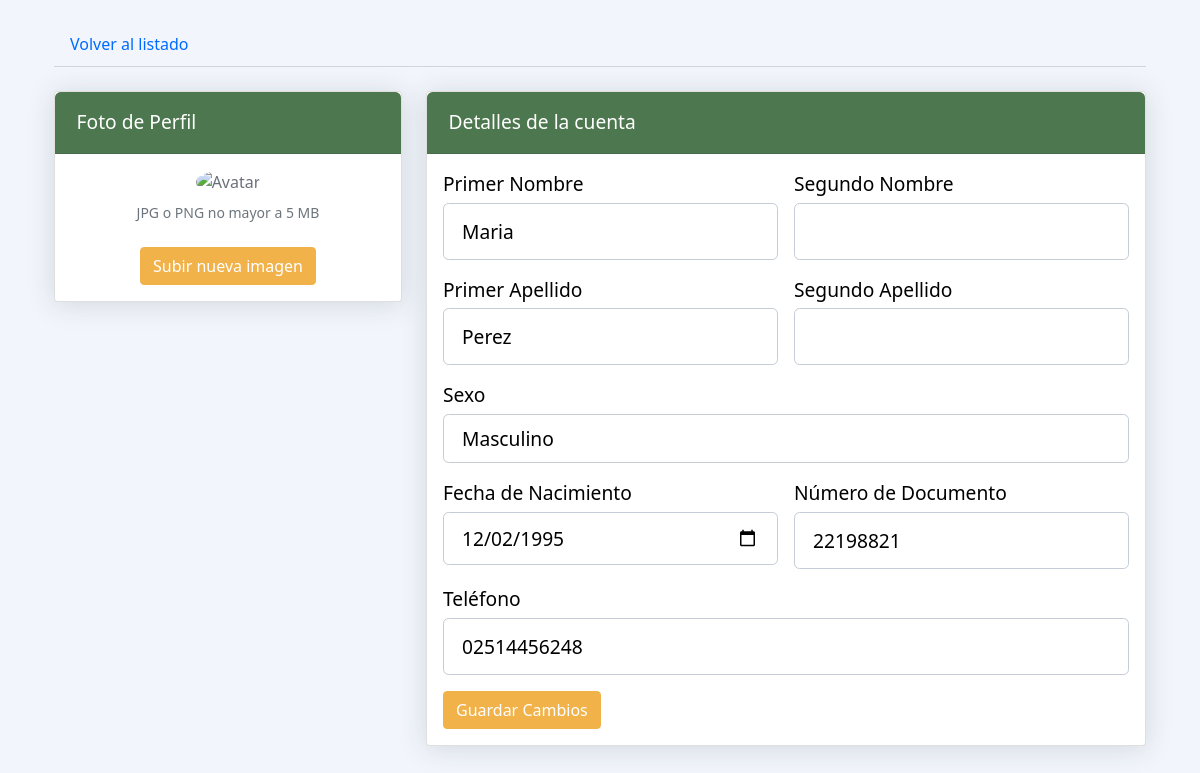
The app's page /app/vistas/modificar_usuario.php?id_usuario=27 (signed in), older data.
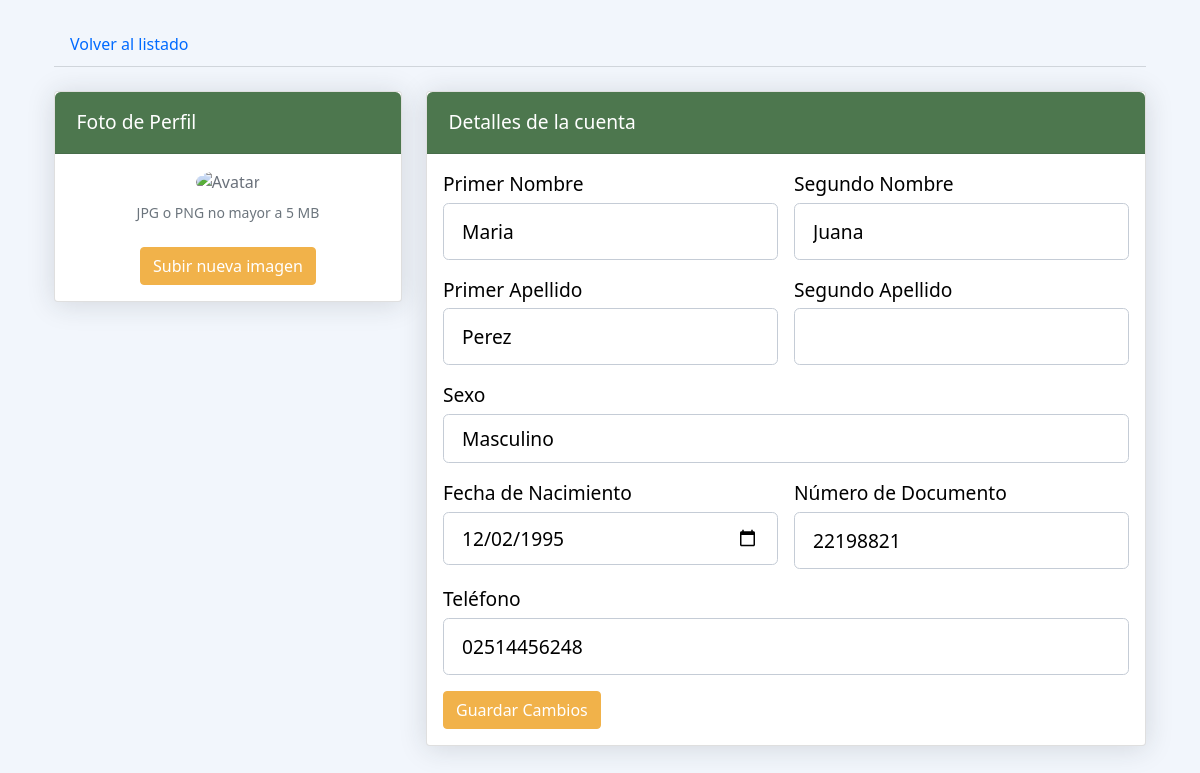
The same page, newer data.
### tables this page shows
CREATE TABLE `usuario` (
  `id_usuario` int(11) NOT NULL,
  `usuario` varchar(50) NOT NULL,
  `tipo_doc` enum('V','E','J','P') NOT NULL,
  `num_doc` varchar(12) NOT NULL,
  `correo` varchar(70) NOT NULL,
  `contraseña` varchar(34) NOT NULL,
  `nombre1` varchar(150) NOT NULL,
  `nombre2` varchar(150) DEFAULT NULL,
  `apellido1` varchar(150) NOT NULL,
  `apellido2` varchar(150) DEFAULT NULL,
  `foto` blob DEFAULT NULL,
  `fecha_nac` date NOT NULL,
  `telefono` varchar(15) NOT NULL,
  `sexo` enum('Masculino','Femenino') NOT NULL,
  `pregunta_s1` enum('NOMBRE DE MI MADRE','NOMBRE DE MI MASCOTA','NOMBRE DE MI PRIMER COLEGIO','NOMBRE DE MI PRIMER TRABAJO','NOMBRE DE MI PADRE') NOT NULL,
  `respuesta_1` varchar(150) NOT NULL,
  `pregunta_s2` enum('NOMBRE DE MI HERMANO MAYOR','DONDE NACIO SU MADRE','NOMBRE DE MEJOR AMIGO DE LA INFANCIA','PELICULA FAVORITA','SEGUNDO APELLIDO DE MI MADRE') NOT NULL,
  `respuesta_2` varchar(150) NOT NULL,
  `status` enum('activo','inactivo') NOT NULL
);

### app/controladores/listado_PacienteControlador.php (called while the page is built, shortened)
<?php
require_once __DIR__ . '/../modelos/listado_PacienteModelo.php';
require_once '../../config/conexion.php';
class listado_PacienteControlador
{
    private $listado_PacienteModelo;
    public function __construct()
    {
        global $conn;
        $this->listado_PacienteModelo = new listado_PacienteModelo($conn);
    }
    public function obtenerUsuarioPorId($id_usuario)
    {
        return $this->listado_PacienteModelo->buscarUsuarioPorId($id_usuario);
    }
}

### app/modelos/listado_PacienteModelo.php (called while the page is built, shortened)
<?php
class listado_PacienteModelo
{
    private $conn;
    public function __construct($conn)
    {
        $this->conn = $conn;
    }
    public function buscarUsuarioPorId($id_usuario)
    {
        try {
            $sql = $this->conn->prepare("SELECT * FROM usuario WHERE id_usuario = :id_usuario");
            $sql->bindParam(':id_usuario', $id_usuario, \PDO::PARAM_INT);
            $sql->execute();
            return $sql->fetch(\PDO::FETCH_ASSOC);
        } catch (\PDOException $e) {
            error_log("Error al buscar usuario por ID: " . $e->getMessage());
            return null;
        }
    }
}

### app/vistas/modificar_usuario.php (the view, shortened to what the changed rows need)
<?php
require_once __DIR__ . '/../controladores/listado_PacienteControlador.php';
$id_usuario = htmlspecialchars($_GET['id_usuario']);
$controller = new listado_PacienteControlador();
$usuario = $controller->obtenerUsuarioPorId($id_usuario);
?>
<!DOCTYPE html>
<html lang="en">
<head>
    <link href="https://cdn.jsdelivr.net/npm/bootstrap@5.0.1/dist/css/bootstrap.min.css" rel="stylesheet">
    <link rel="stylesheet" href="css/modificar.css">
</head>
<body>
    <div class="container-xl px-4 mt-4">
        <div class="row">
            <div class="col-xl-8">
                <div class="card mb-4">
                    <div class="card-body">
                        <form method="POST" action="">
                            <div class="row gx-3 mb-3">
                                <div class="col-md-6">
                                    <label class="small mb-1" for="nombre1">Primer Nombre</label>
                                    <input class="form-control" id="nombre1" name="nombre1" type="text" value="<?= htmlspecialchars($usuario['nombre1']) ?>" required>
                                </div>
                                <div class="col-md-6">
                                    <label class="small mb-1" for="nombre2">Segundo Nombre</label>
                                    <input class="form-control" id="nombre2" name="nombre2" type="text" value="<?= htmlspecialchars($usuario['nombre2']) ?>">
                                </div>
                            </div>
                            <div class="row gx-3 mb-3">
                                <div class="col-md-6">
                                    <label class="small mb-1" for="apellido1">Primer Apellido</label>
                                    <input class="form-control" id="apellido1" name="apellido1" type="text" value="<?= htmlspecialchars($usuario['apellido1']) ?>" required>
                                </div>
                            </div>
                            <div class="mb-3">
                                <label class="small mb-1" for="sexo">Sexo</label>
                                <select class="form-control" id="sexo" name="sexo" required>
                                    <option value="Masculino" <?= $usuario['sexo'] === 'Masculino' ? 'selected' : '' ?>>Masculino</option>
                                </select>
                            </div>
                            <div class="row gx-3 mb-3">
                                <div class="col-md-6">
                                    <label class="small mb-1" for="fecha_nac">Fecha de Nacimiento</label>
                                    <input class="form-control" id="fecha_nac" name="fecha_nac" type="date" value="<?= htmlspecialchars($usuario['fecha_nac']) ?>" required>
                                </div>
                                <div class="col-md-6">
                                    <label class="small mb-1" for="num_doc">Número de Documento</label>
                                    <input class="form-control" id="num_doc" name="num_doc" type="text" value="<?= htmlspecialchars($usuario['num_doc']) ?>" required>
                                </div>
                            </div>
                            <div class="mb-3">
                                <label class="small mb-1" for="telefono">Teléfono</label>
                                <input class="form-control" id="telefono" name="telefono" type="text" value="<?= htmlspecialchars($usuario['telefono']) ?>" required>
                            </div>
                        </form>
                    </div>
                </div>
            </div>
        </div>
    </div>
</body>
</html>

Row changes from the older to the newer data that the page shows:
changed usuario "Maria": nombre2 (not shown) → "Juana"
